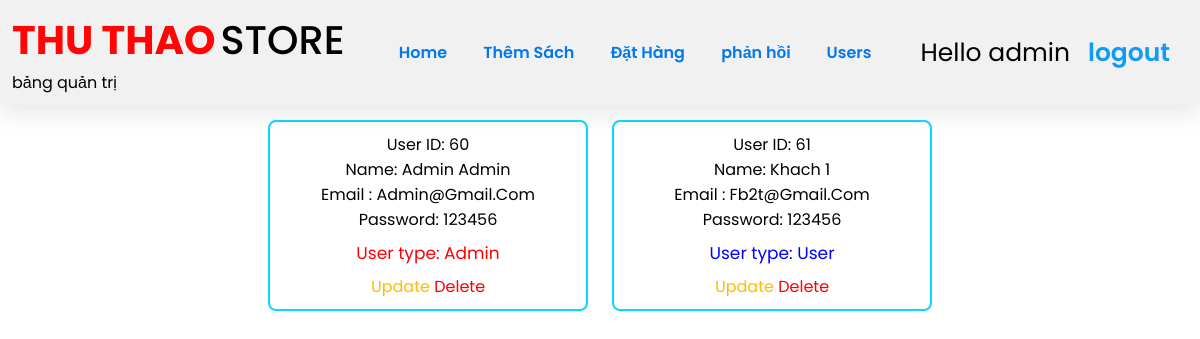
The app's page /users_detail.php (signed in) with its own data.
### tables this page shows
CREATE TABLE `users_info` (
  `Id` int(100) NOT NULL,
  `name` varchar(20) NOT NULL,
  `surname` varchar(20) NOT NULL,
  `email` varchar(20) NOT NULL,
  `password` varchar(20) NOT NULL,
  `user_type` varchar(20) NOT NULL DEFAULT 'user'
);

### users_detail.php (the view, shortened to what this page needs)
<?php
include 'config.php';
?>
<!DOCTYPE html>
<html lang="en">
<head>
    <link rel="stylesheet" href="./css/register.css">
    <link rel="stylesheet" href="./css/index_book.css">
</head>
<body>
    <?php
    include 'admin_header.php';
    ?>
        <section class="show-products">
    <div class="box-container">
   <?php
      $select_user = mysqli_query($conn, "SELECT Id,name,surname,email,password,user_type FROM users_info") or die('query failed');
      if(mysqli_num_rows($select_user) > 0){
         while($fetch_user = mysqli_fetch_assoc($select_user)){
   ?>
   <div class="box">
       <div class="name">User ID: <?php echo $fetch_user['Id']; ?></div>
      <div class="name">Name: <?php echo $fetch_user['name']; ?>&nbsp;<?php echo $fetch_user['surname']; ?></div>
      <div class="name">Email : <?php echo $fetch_user['email']; ?></div>
      <div class="password">Password: <?php echo $fetch_user['password']; ?></div>
      <div class="price"style="color:<?php if($fetch_user['user_type'] == 'Admin'){ echo 'red'; }else{ echo 'blue'; } ?>;">User type: <?php echo $fetch_user['user_type']; ?></div>
      <a style="color:rgb(255, 187, 0);" href="users_detail.php?update_user=<?php echo $fetch_user['Id']; ?>">Update</a>
      <a href="users_detail.php?delete_user=<?php echo $fetch_user['Id']; ?>" onclick="return confirm('Are you sure you want to delete this user');">Delete</a>
   </div>
   <?php
      }
   }else{
      echo '<p class="empty">no products added yet!</p>';
   }
   ?>
    </div>
    </section>
</body>
</html>

### css/register.css (style rules this page uses)
* { text-decoration: none; }
body { background: #fff; font-family: "Poppins", sans-serif; }
html { overflow-x: hidden; top: 0; bottom: 0; left: 0; right: 0; }
.show-products .box-container { display: grid; grid-template-columns: repeat(auto-fit, 27rem); justify-content: center; gap: 1.5rem; max-width: 1200px; margin: 0 auto; align-items: flex-start; }
.show-products { padding-top: 0; margin-top: 15px; }
.show-products .box-container .box { text-align: center; padding: 12px; border-radius: 0.5rem; border: 2px solid rgb(15, 156, 221); }
.show-products .box-container .box .name { font-size: 1rem; color: black; text-transform: capitalize; }
.show-products .box-container .box .price { margin: 15px; font-size: 20px; color: rgb(32, 31, 31); }

### css/index_book.css (style rules this page uses)
* { text-decoration: none; margin: 0; padding: 0; font-family: "Poppins", sans-serif; box-sizing: border-box; outline: none; border:none; }
.show-products .box-container { display: grid; grid-template-columns: repeat(auto-fit, 20rem); justify-content: center; gap:1.5rem; max-width: 1200px; margin:0 auto; align-items: flex-start; }
.show-products { padding-top: 0; margin-top: 15px; }
.show-products .box-container .box { text-align: center; padding:10px; border-radius: .5rem; border:2px solid rgb(9, 218, 255); }
.show-products .box-container .box .name { font-size: 1rem; color:black; text-transform: capitalize; }
.show-products .box-container .box .price { margin: 8px 0px; font-size: 17px; color: rgb(3, 180, 224); font-weight: 400; }

### css/admin.css (style rules this page uses)
* { text-decoration: none; margin: 0; padding: 0; font-family: "Poppins", sans-serif; box-sizing: border-box; outline: none; border: none; }
a { color: #ff0000; text-decoration: none; background-color: transparent; }

### records on screen
users_info: Id "60", name "Admin", surname "Admin", email "Admin@gmail.com", password "123456", user_type "Admin"
users_info: Id "61", name "Khach", surname "1", email "Fb2t@gmail.com", password "123456", user_type "User"

### other values on screen
$_SESSION['admin_name'] "admin"
